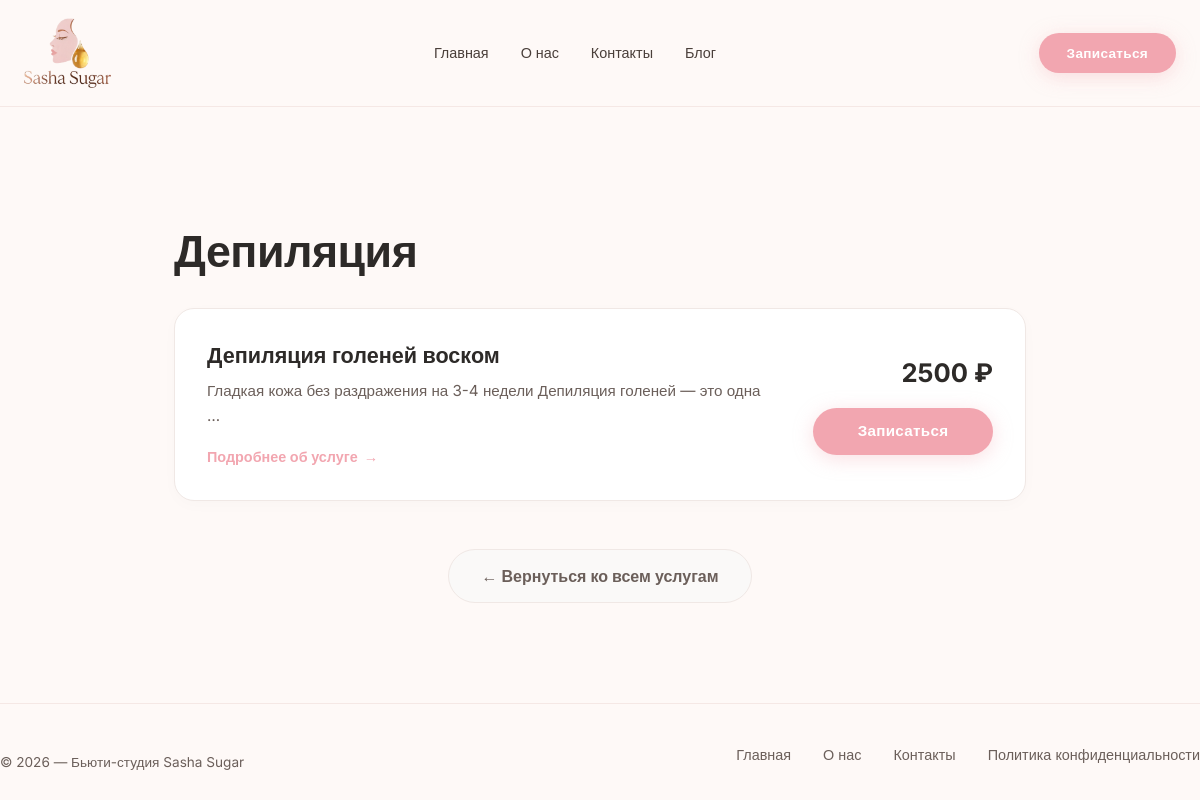
The app's page /services/1/ with its own data.
### beauty_app/models.py (models this page shows, shortened)
class ServiceCategory(models.Model):
    name = models.CharField(max_length=100, help_text="Внутреннее название (например, 'Голени')")
    title = models.CharField(max_length=150, blank=True, help_text="Название для сайта (например, 'Депиляция голеней')")
    seo_description = models.TextField(blank=True, help_text="Описание для поисковиков (до 160 символов)")
    icon = models.CharField(max_length=10, help_text="Эмодзи", blank=True, null=True)
    description = models.TextField(blank=True, help_text="Короткое описание для карточки на главной")
    order = models.PositiveIntegerField(default=0, help_text="Порядок отображения (меньше — выше)")
    image = models.ImageField(upload_to='categories/', blank=True, null=True, verbose_name="Обложка категории")
    is_active = models.BooleanField(default=True)
    class Meta:
        ordering = ['order']
        verbose_name = "Категория услуги"
        verbose_name_plural = "Категории услуг"
    @property
    def display_name(self):
        return self.title if self.title else self.name

class Service(models.Model):
    category = models.ForeignKey(
        ServiceCategory,
        on_delete=models.SET_NULL,
        null=True,
        blank=True,
        related_name='services'
    )
    name = models.CharField(max_length=200, help_text="Внутреннее название (например, 'Голени')")
    title = models.CharField(max_length=250, blank=True, help_text="Название для сайта (например, 'Депиляция голеней воском')")
    seo_description = models.TextField(blank=True, help_text="Описание для поисковиков (до 160 символов)")
    description = models.TextField(blank=True, help_text="Основное описание услуги (с абзацами)")
    duration = models.PositiveSmallIntegerField("Длительность", default=15, help_text="В минутах")
    image = models.ImageField(upload_to='services/', blank=True, null=True)
    price = models.DecimalField(max_digits=10, decimal_places=0, default=2500, help_text="Текущая цена")
    old_price = models.DecimalField(max_digits=10, decimal_places=0, blank=True, null=True, help_text="Старая цена (зачёркнутая)")
    rating = models.DecimalField(max_digits=3, decimal_places=1, default=5.0, help_text="4.8, 5.0, и т.д.")
    reviews_count = models.PositiveIntegerField(default=0, help_text="Количество отзывов")
    button_text = models.CharField(max_length=50, default="Записаться", help_text="Текст на кнопке")
    is_active = models.BooleanField(default=True)
    is_bestseller = models.BooleanField(default=False, help_text="Помечать как бестселлер (🔥)")
    order = models.PositiveIntegerField(default=0)
    class Meta:
        ordering = ['order']
        verbose_name = "Услуга"
        verbose_name_plural = "Услуги"

### beauty_app/views.py (the view)
# urls.py: path('services/<int:category_id>/', views.category_services, name='category_services'),
def category_services(request, category_id):
    category = get_object_or_404(ServiceCategory, id=category_id, is_active=True)
    services = Service.objects.filter(
        category=category,
        is_active=True
    ).order_by('order', 'price')
    return render(request, 'beauty_app/category_services.html', {
        'category': category,
        'services': services,
    })

### beauty_app/context_processors.py (called while the page is built)
def faq_context(request):
    faqs = FAQ.objects.filter(is_active=True).order_by('order', 'created_at')
    return {'faqs': faqs}

### booking_app/context_processors.py (called while the page is built)
def pwa_settings(request):
    return {
        'VAPID_PUBLIC_KEY': getattr(settings, 'VAPID_PUBLIC_KEY', ''),
    }

### beauty_app/templates/beauty_app/category_services.html (shortened to what this page needs)
{% extends 'lending_base.html' %}
{% load static %}
{% block content %}
<div class="container category-page-container">
    <div class="category-header">
        <h1 class="section-title">{{ category.display_name }}</h1>
    </div>
    <div class="services-list">
        {% if services %}
            {% for service in services %}
                <div class="service-card">
                    <div class="service-info">
                        <h3 class="service-name">
                            {% if service.title %}
                                {{ service.title }}
                            {% else %}
                                {{ service.name }}
                            {% endif %}
                        </h3>
                        {% if service.description %}
                            <p class="service-desc">{{ service.description|truncatewords:12 }}</p>
                        {% endif %}
                        <div class="service-meta">
                            <a href="{% url 'beauty_app:service_detail' service.id %}" class="read-more-link">
                                Подробнее об услуге <span class="arrow">→</span>
                            </a>
                        </div>
                    </div>
                    <div class="service-action">
                        <div class="service-price-block">
                            <span class="current-price">{{ service.price }} ₽</span>
                        </div>
                        <a href="{% url 'booking_app:booking_create' %}?service={{ service.id }}" class="btn btn-primary-large">
                            Записаться
                        </a>
                    </div>
                </div>
            {% endfor %}
        {% else %}
            <div class="empty-state">
                <p>В этой категории пока нет доступных услуг. Загляните позже!</p>
            </div>
        {% endif %}
    </div>
    <div class="back-button-wrap">
        <a href="/" class="btn-secondary">
            ← Вернуться ко всем услугам
        </a>
    </div>
</div>
{% endblock content %}

### static/css/lending.css (style rules this page uses)
* { margin: 0; padding: 0; box-sizing: border-box; }
body { font-family: 'Inter', sans-serif; background: #fef9f7; color: #2d2a28; line-height: 1.5; }
.container { max-width: 1200px; margin: 0 auto; padding: 0 24px; }
a { text-decoration: none; color: inherit; }
.btn { display: inline-block; background: #f2a6b0; color: #fff; font-weight: 600; font-size: 0.95rem; padding: 14px 40px; border-radius: 60px; border: none; transition: 0.3s; cursor: pointer; letter-spacing: 0.3px; box-shadow: 0 4px 20px rgba(242, 166, 176, 0.35); }
.section-title { font-size: 2.6rem; font-weight: 700; letter-spacing: -0.5px; line-height: 1.1; margin-bottom: 12px; }
.service-card { background: #fff; border-radius: 24px; overflow: hidden; border: 1px solid #f5e8e5; transition: 0.3s; box-shadow: 0 4px 16px rgba(0, 0, 0, 0.02); }

### beauty_app/templates/beauty_app/category_services.html (style rules this page uses)
.category-page-container { padding-top: 120px; padding-bottom: 80px; max-width: 900px; }
.category-header { margin-bottom: 32px; text-align: left; }
.category-header .section-title { font-size: 2.8rem; margin-bottom: 16px; color: #2d2a28; line-height: 1.1; letter-spacing: -0.5px; }
.services-list { display: flex; flex-direction: column; gap: 16px; }
.service-card { background: #ffffff; border: 1px solid #f0e8e5; border-radius: 20px; padding: 32px; display: flex; justify-content: space-between; align-items: center; gap: 32px; transition: transform 0.3s ease, box-shadow 0.3s ease, border-color 0.3s ease; }
.service-info { flex: 1; padding-right: 20px; }
.service-name { font-size: 1.35rem; font-weight: 600; color: #2d2a28; margin: 0 0 10px 0; display: flex; align-items: center; gap: 12px; line-height: 1.3; }
.service-desc { font-size: 0.95rem; color: #6b5f5a; margin: 0 0 16px 0; line-height: 1.6; }
.read-more-link { display: inline-flex; align-items: center; gap: 6px; font-size: 0.9rem; font-weight: 600; color: #f2a6b0; text-decoration: none; transition: color 0.2s ease; }
.read-more-link .arrow { transition: transform 0.2s ease; }
.service-action { text-align: right; flex-shrink: 0; display: flex; flex-direction: column; align-items: flex-end; gap: 16px; min-width: 180px; }
.service-price-block { display: flex; flex-direction: column; align-items: flex-end; }
.current-price { font-size: 1.6rem; font-weight: 700; color: #2d2a28; }
.btn-primary-large { padding: 12px 32px; font-size: 0.95rem; border-radius: 60px; white-space: nowrap; width: 100%; text-align: center; }
.back-button-wrap { text-align: center; margin-top: 48px; }
.btn-secondary { background: #faf9f8; color: #6b5f5a; text-decoration: none; display: inline-flex; align-items: center; gap: 8px; padding: 14px 32px; border-radius: 60px; font-weight: 600; border: 1px solid #f0e8e5; transition: all 0.3s ease; }

### records on screen
ServiceCategory: display_name "Депиляция"
Service: title "Депиляция голеней воском", description "Гладкая кожа без раздражения на 3-4 недели Депиляция голеней — это одна …", price "2500"
